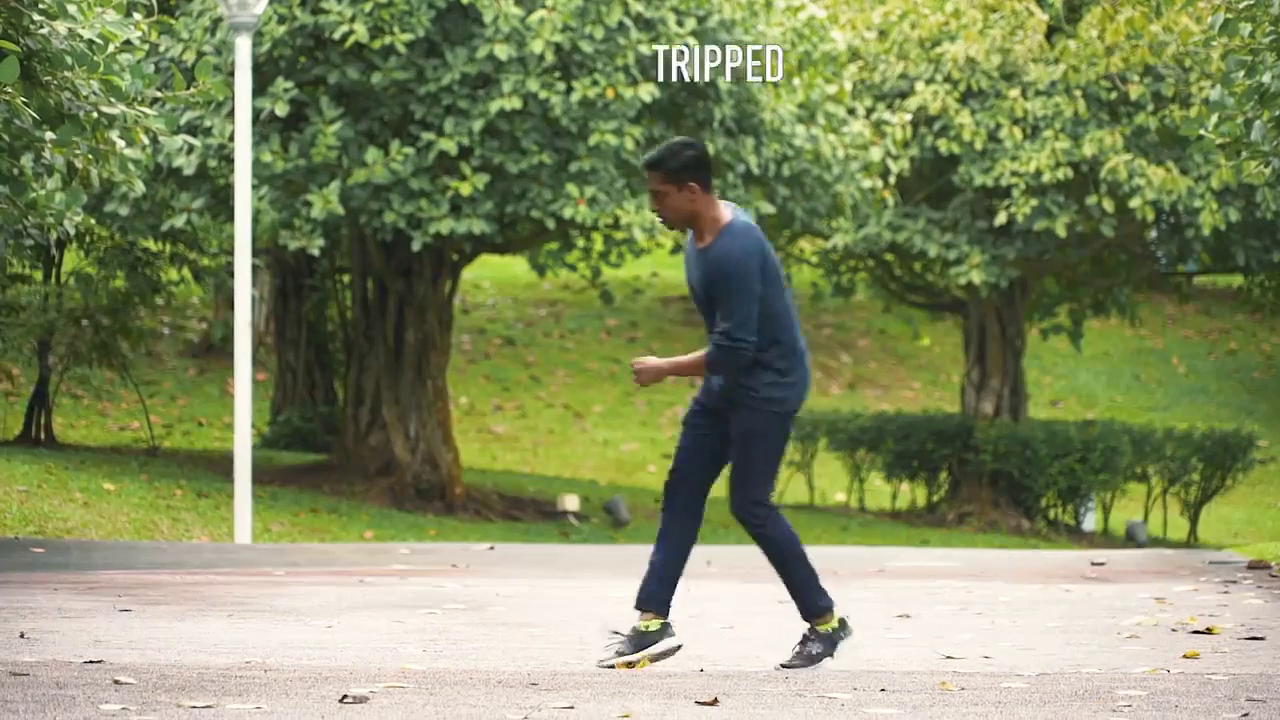
#> input picture frame 29 of Pose Skeleton/inputVideo.mp4, 1280 x 720 px
$ python main.py
#> lines starting #> are read from the running program, lines starting #| are printed output that depends on the picture; after the words box and inside, x2 and y2 are one past the last pixel; in counts of white or black regions, pixels touching at a corner belong together
#> further down, frame is the input picture: shape (720, 1280, 3); mean B, G, R 98.9, 139.5, 130.7
import cv2
import numpy as np

def redDotsInGreenCircle(frame):
    hsv = cv2.cvtColor(frame, cv2.COLOR_BGR2HSV)
#> hsv: shape (720, 1280, 3); mean H, S, V 36.4, 91.6, 142.9

    lower_green = np.array([40, 40, 40])
    upper_green = np.array([80, 255, 255])

    mask = cv2.inRange(hsv, lower_green, upper_green)
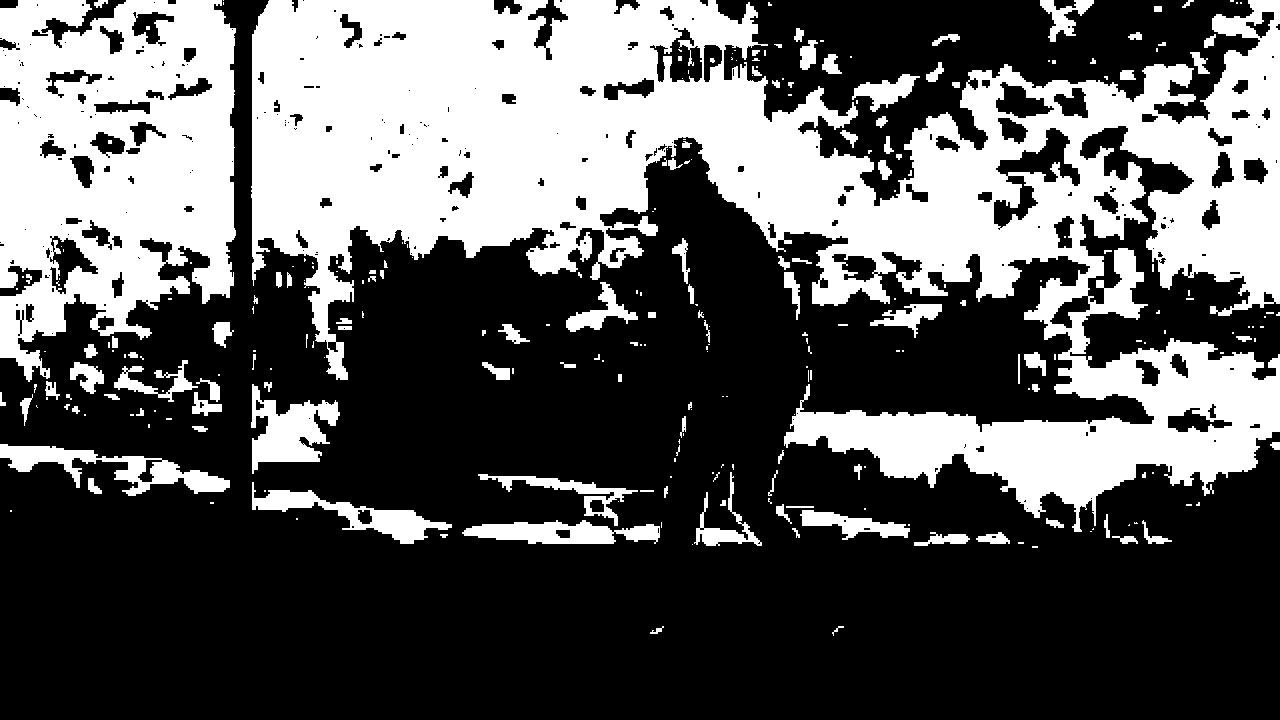
#> mask: shape (720, 1280); 35.7% white; 273 white regions (155 under 20 px)
    contours, _ = cv2.findContours(mask, cv2.RETR_EXTERNAL, cv2.CHAIN_APPROX_SIMPLE)
#> contours = 261 contours, 174 with area under 20; largest, box (x1, y1, x2, y2) and area: (251, 0, 1280, 532) 242704, (0, 0, 236, 382) 69618, (0, 444, 230, 496) 3892, (251, 384, 340, 474) 3798, (252, 482, 452, 544) 3244

    for contour in contours:
        M = cv2.moments(contour)
        if M["m00"] != 0:
            center_x = int(M["m10"] / M["m00"])
            center_y = int(M["m01"] / M["m00"])

            cv2.circle(frame, (center_x, center_y), 5, (0, 0, 255), -1)
#> this loop made 261 passes
#> (contour, center_x, center_y) on passes 3, 5, 11, 13, 14, 20, 23, 24, 25, 26: ([[1032, 546], [1032, 547], [1037, 547], [1037, 546]], 1034, 546), ([[1018, 542], [1018, 543], [1023, 543], [1023, 542]], 1020, 542), ([[1093, 528], [1092, 529], [1093, 529]], 1092, 528), ([[1129, 524], [1128, 525], [1129, 525]], 1128, 524), ([[908, 524], [908, 525], [909, 525], [909, 524]], 908, 524), ([[296, 518], [296, 519], [297, 519], [297, 518]], 296, 518), ([[10, 510], [10, 511], [11, 511], [11, 510]], 10, 510), ([[864, 508], [864, 509], [865, 509], [865, 508]], 864, 508), ([[786, 506], [786, 507], [813, 507], [813, 506]], 799, 506), ([[1186, 504], [1186, 505], [1191, 505], [1191, 504]], 1188, 504)
#> (center_x, center_y) on passes 1, 2, 6, 7, 8, 9: (837, 628), (656, 630), (1126, 539), (443, 535), (993, 538), (945, 539)
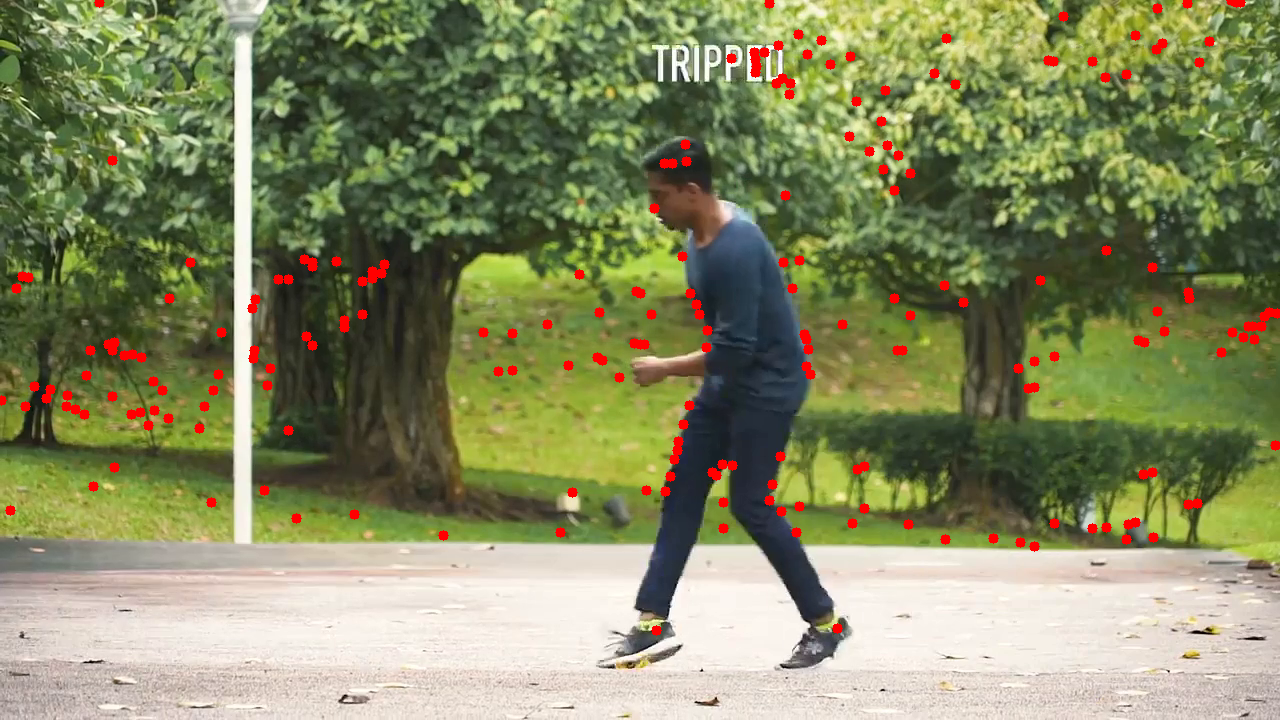
#> frame: shape (720, 1280, 3); 1.9% of pixels changed, all inside (x1, y1, x2, y2) = (0, 0, 1280, 636)

    return frame

if __name__ == "__main__":
    video_path = "./inputVideo.mp4"
    video = cv2.VideoCapture(video_path)

    fps = video.get(cv2.CAP_PROP_FPS)
    width = int(video.get(cv2.CAP_PROP_FRAME_WIDTH))
    height = int(video.get(cv2.CAP_PROP_FRAME_HEIGHT))

    fourcc = cv2.VideoWriter_fourcc(*'XVID')
    outputPath = "./outputVideo.mp4"
    finalVideo = cv2.VideoWriter(outputPath, fourcc, fps, (width, height))

    while video.isOpened():
        ret, frame = video.read()
        if not ret:
            break

        result_frame = redDotsInGreenCircle(frame)
        finalVideo.write(result_frame)

    video.release()
    finalVideo.release()
    cv2.destroyAllWindows()

    print(f"Processing completed.")

$ run again, starting later in the video
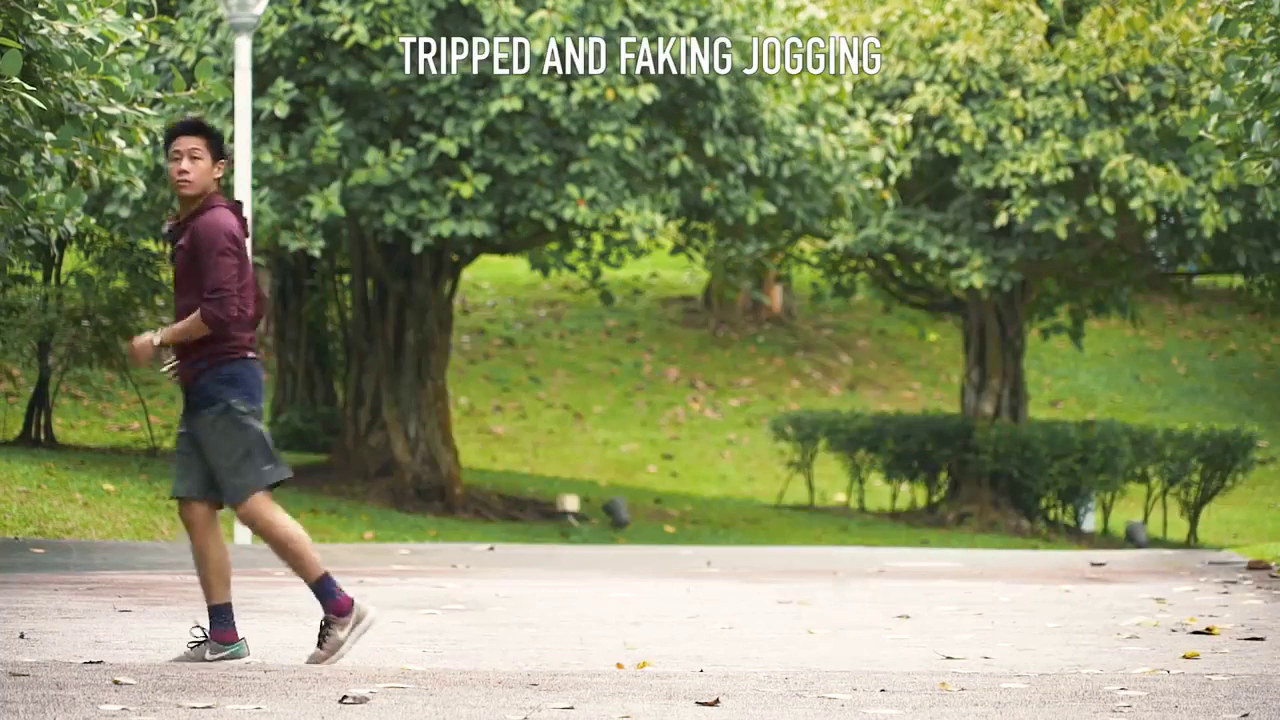
#> input picture frame 131 of Pose Skeleton/inputVideo.mp4, 1280 x 720 px
#> frame is the input picture: shape (720, 1280, 3); mean B, G, R 99.1, 139.8, 132.4
#> hsv: shape (720, 1280, 3); mean H, S, V 36, 90.7, 143.6
#> in redDotsInGreenCircle, `mask = cv2.inRange(hsv, lower_green, upper_green)`:
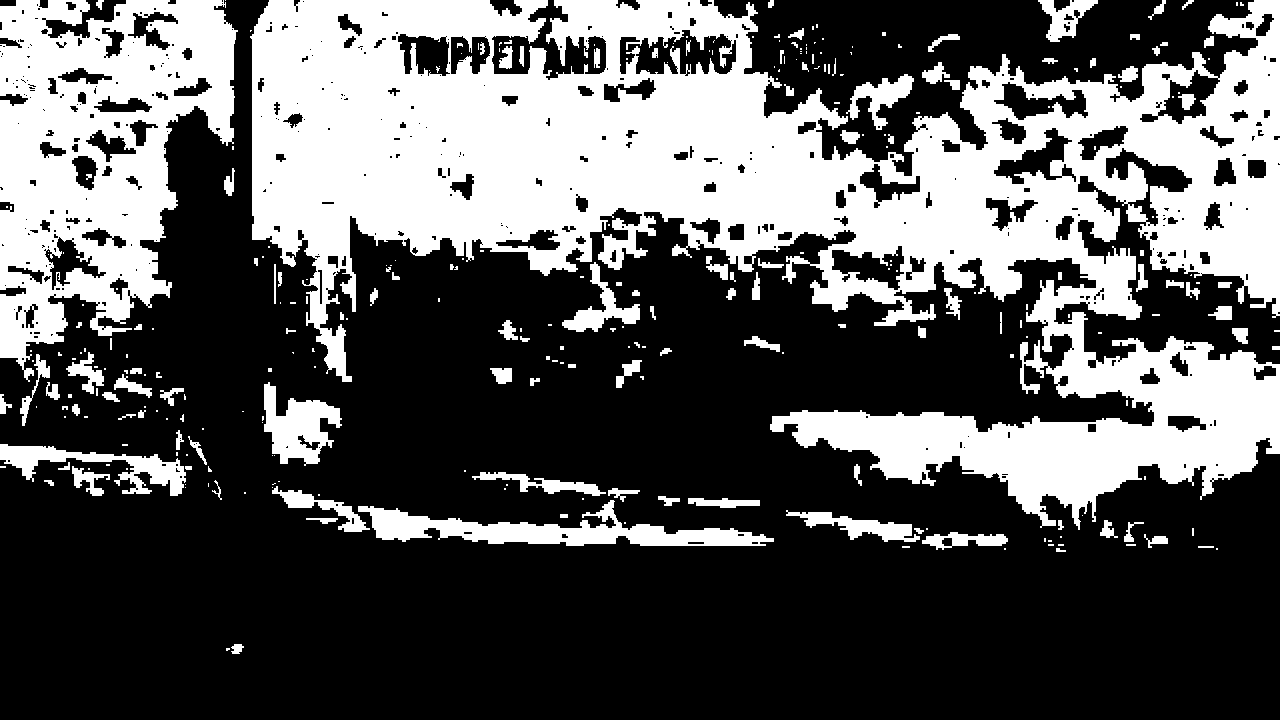
#> mask: shape (720, 1280); 35.2% white; 304 white regions (180 under 20 px)
#> contours = 270 contours, 177 with area under 20; largest, box (x1, y1, x2, y2) and area: (250, 0, 1280, 530) 258874, (0, 0, 238, 382) 58572, (358, 500, 774, 546) 7056, (264, 382, 342, 466) 3384, (0, 444, 186, 496) 2996
#> the loop in redDotsInGreenCircle, `for contour in contours:` made 270 passes
#> (contour, center_x, center_y) on passes 3, 5, 6, 7, 8, 9: ([[1216, 548], [1216, 549], [1217, 549], [1217, 548]], 1216, 548), ([[1004, 548], [1004, 549], [1005, 549], [1005, 548]], 1004, 548), ([[1198, 546], [1198, 547], [1213, 547], [1213, 546]], 1205, 546), ([[902, 546], [902, 547], [909, 547], [909, 546]], 905, 546), ([[1126, 544], [1126, 545], [1135, 545], [1135, 544]], 1130, 544), ([[1058, 544], [1058, 545], [1063, 545], [1063, 544]], 1060, 544)
#> after the loop in redDotsInGreenCircle, `for contour in contours:`:
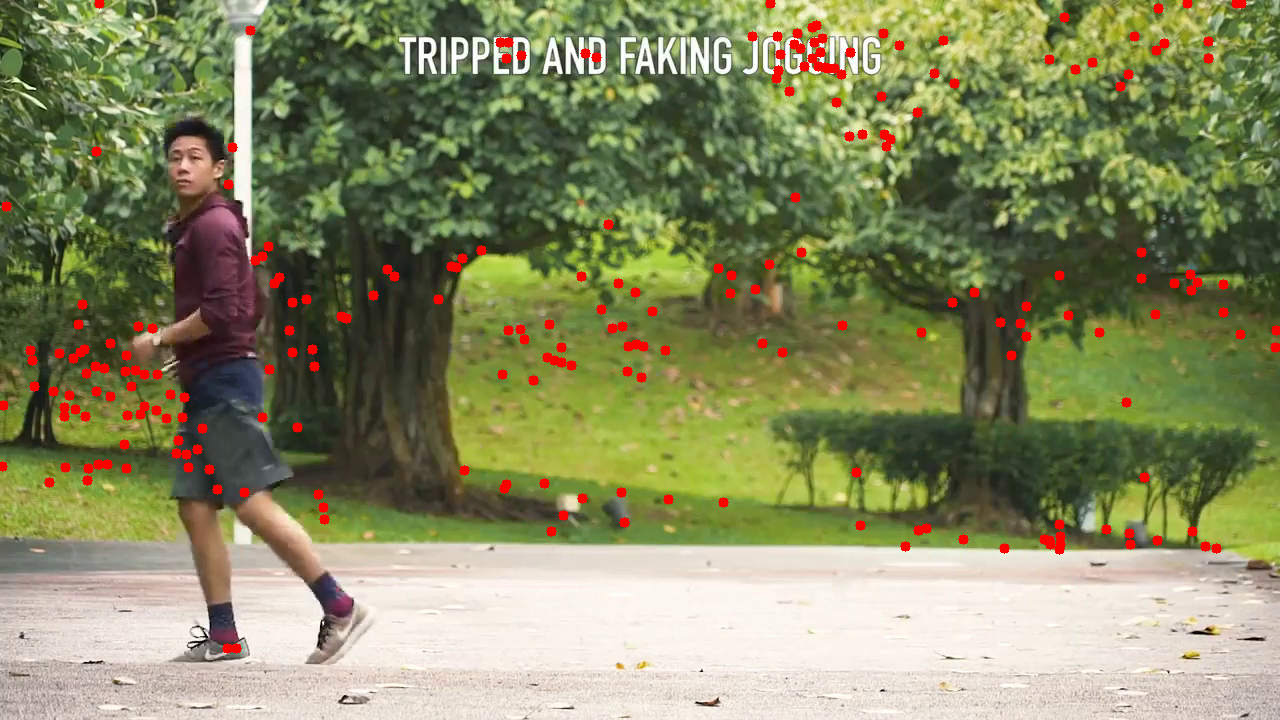
#> frame: shape (720, 1280, 3); 2.04% of pixels changed, all inside (x1, y1, x2, y2) = (0, 0, 1280, 654)

$ run again, starting later in the video
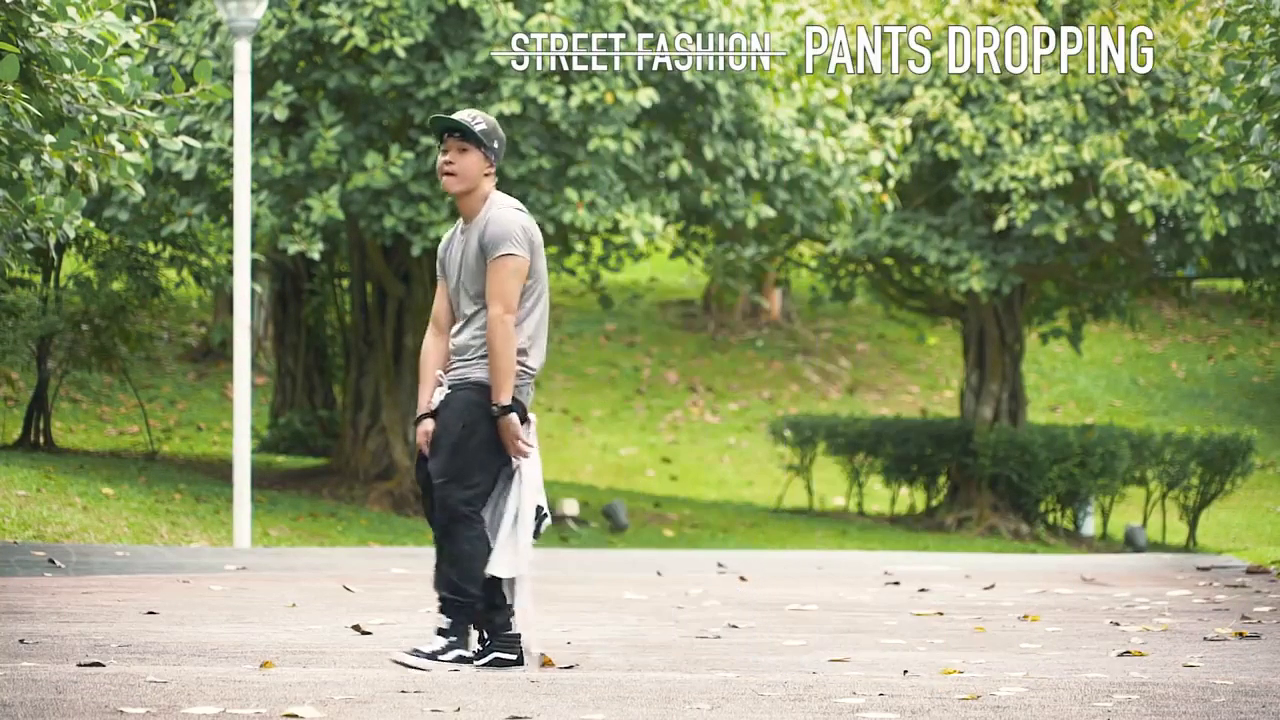
#> input picture frame 234 of Pose Skeleton/inputVideo.mp4, 1280 x 720 px
#> frame is the input picture: shape (720, 1280, 3); mean B, G, R 107.8, 149.6, 140.2
#> hsv: shape (720, 1280, 3); mean H, S, V 36.1, 85.7, 153
#> in redDotsInGreenCircle, `mask = cv2.inRange(hsv, lower_green, upper_green)`:
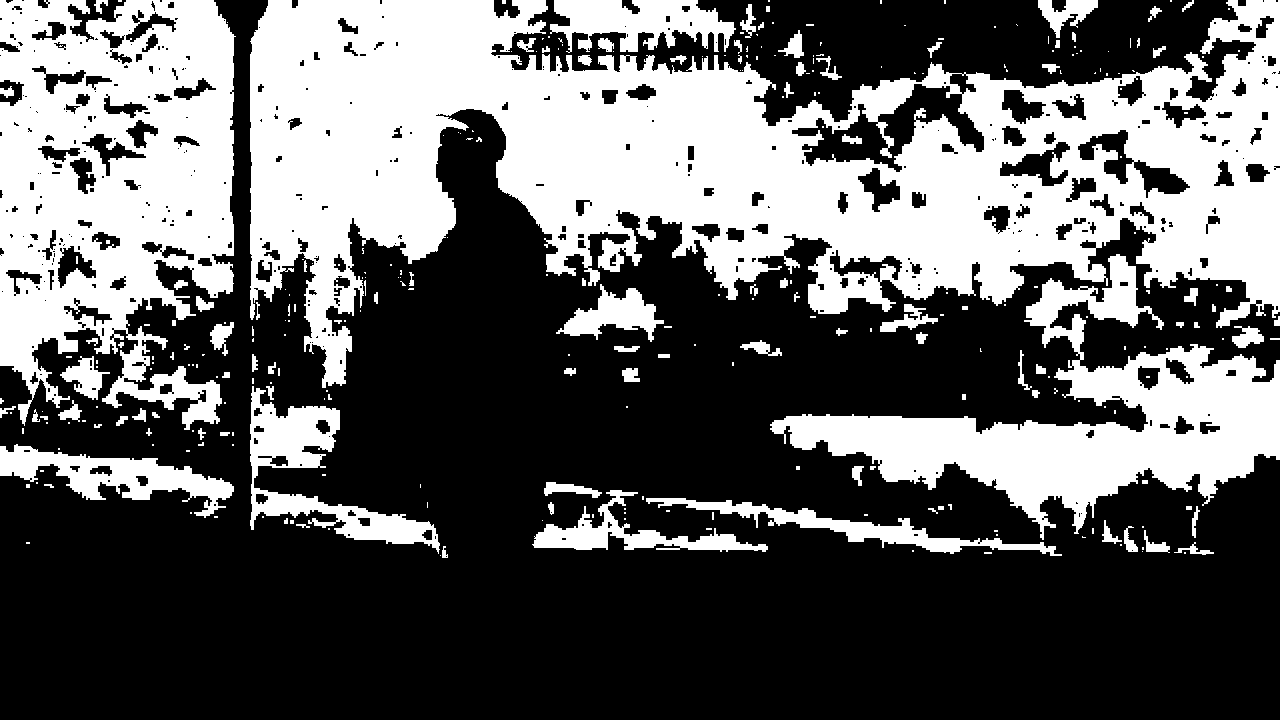
#> mask: shape (720, 1280); 38.1% white; 312 white regions (204 under 20 px)
#> contours = 301 contours, 225 with area under 20; largest, box (x1, y1, x2, y2) and area: (250, 0, 1280, 388) 212060, (0, 0, 236, 430) 76430, (770, 254, 1280, 540) 44042, (250, 386, 440, 554) 8920, (0, 444, 234, 518) 6228
#> the loop in redDotsInGreenCircle, `for contour in contours:` made 301 passes
#> (contour, center_x, center_y) on passes 2, 3, 5, 6, 8, 10: ([[1184, 552], [1184, 553], [1185, 553], [1185, 552]], 1184, 552), ([[984, 552], [984, 553], [991, 553], [991, 552]], 987, 552), ([[912, 550], [912, 551], [913, 551], [913, 550]], 912, 550), ([[1142, 547], [1142, 549], [1143, 549], [1143, 547]], 1142, 548), ([[1120, 544], [1120, 545], [1121, 545], [1121, 544]], 1120, 544), ([[26, 542], [26, 543], [29, 543], [29, 542]], 27, 542)
#> after the loop in redDotsInGreenCircle, `for contour in contours:`:
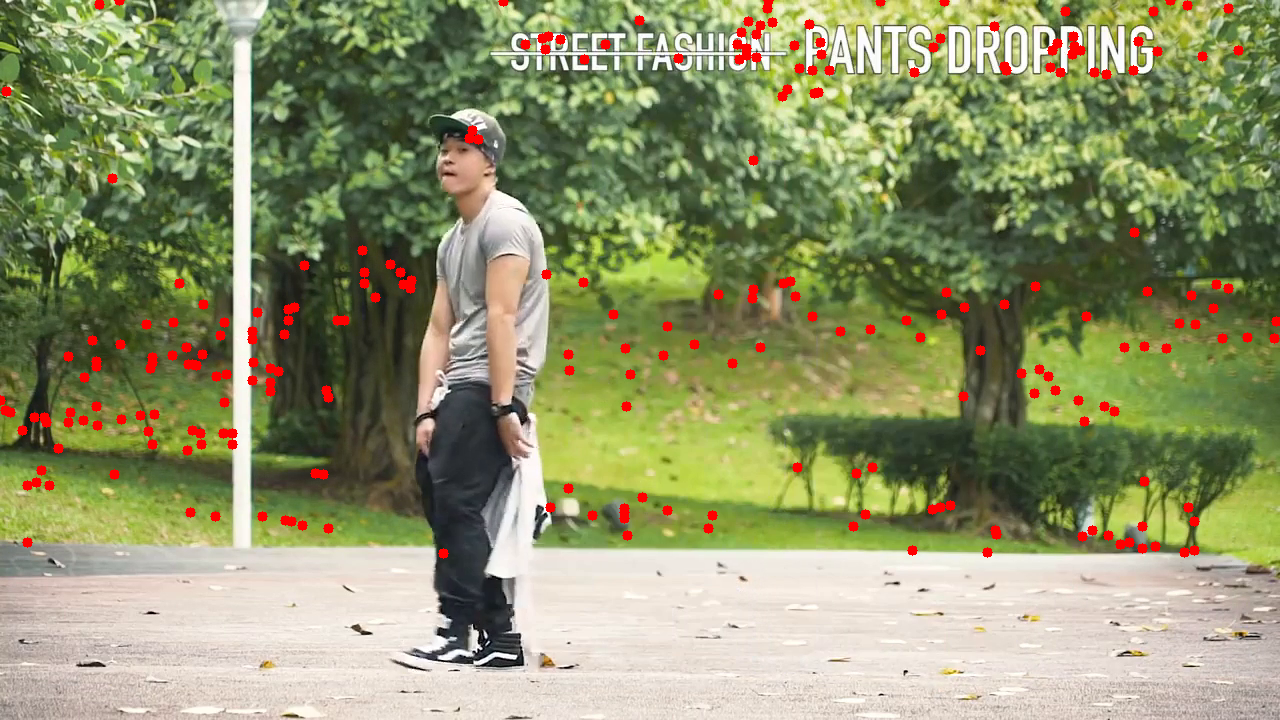
#> frame: shape (720, 1280, 3); 2.13% of pixels changed, all inside (x1, y1, x2, y2) = (0, 0, 1280, 559)
